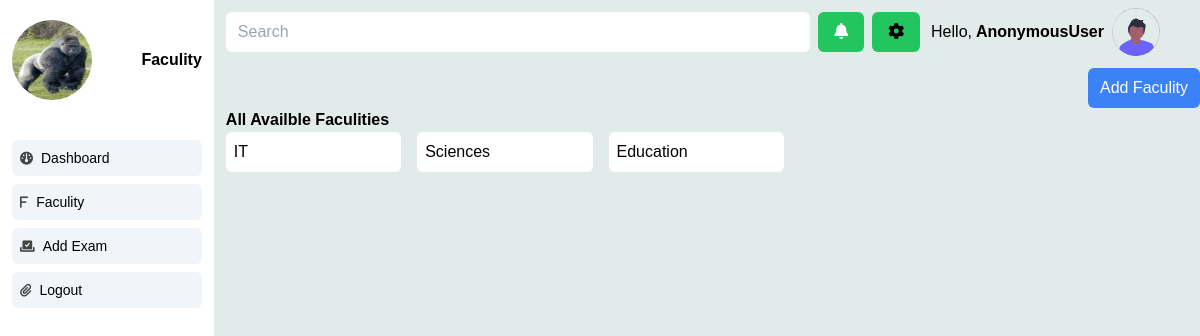
The page /staff/faculity on the database as committed earlier.
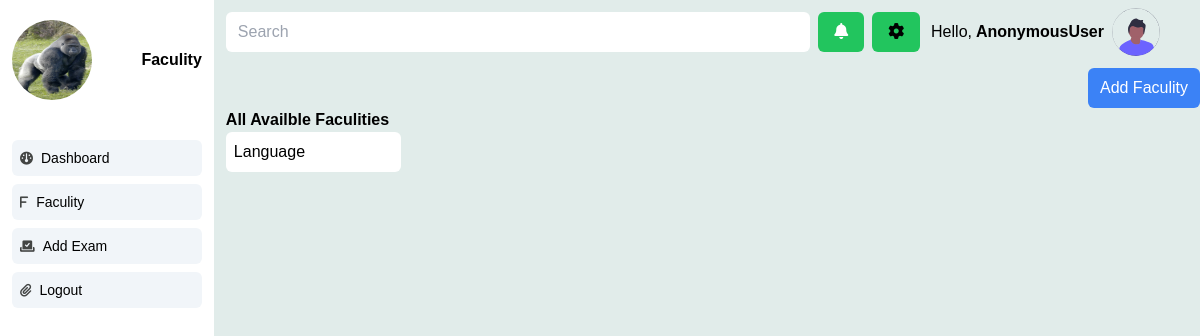
The same page on the database as committed later.
### Quiz/models.py (models this page shows, shortened)
class Faculties(models.Model):
    id=models.UUIDField(primary_key=True,default=uuid.uuid4,editable=False)
    name=models.CharField(max_length=255)
    thumbnail=models.ImageField(upload_to='faculty', null=True,default=None)
    description=models.CharField(max_length=255,default='')
    class Meta:
        verbose_name_plural='Faculties'

### Staff/views.py (the view)
# urls.py: path('faculity',Faculity.as_view(),name='faculity'),
class Faculity(View):
     def get(self,request):
          faculities=Faculties.objects.all()
          return render(request,'faculities.html',{'faculities':faculities})

### Staff/templates/faculities.html (shortened to what this page needs)
{% extends 'staff_base.html' %} {% block Heading %} Faculity <br />
{% endblock Heading %}
{% block content %}
<div class="flex flex-col w-[100%]">
  <button
    id="add_faculity_button"
    class="self-end py-2 px-3 bg-blue-500 text-white rounded-md"
  >
    Add Faculity
  </button>
  <div>
    <h4 class="text-md font-bold">All Availble Faculities</h4>
    <div class="flex flex-row flex-wrap gap-2">
      {% for faculity in faculities %}
      <button
        data-quiz-id="{{ exam.id }}"
        id="quiz_button_edit"
        class="flex flex-col bg-white px-2 py-2 rounded-md w-[18%]"
      >
        <h4 class="text-md">{{faculity.name}}</h4>
      </button>
      {% endfor %}
    </div>
  </div>
</div>
{% endblock content %}

Rows that differ between the two databases and show on the page:
removed Faculties: name "IT"
removed Faculties: name "Sciences"
removed Faculties: name "Education"
added Faculties: name "Language"
